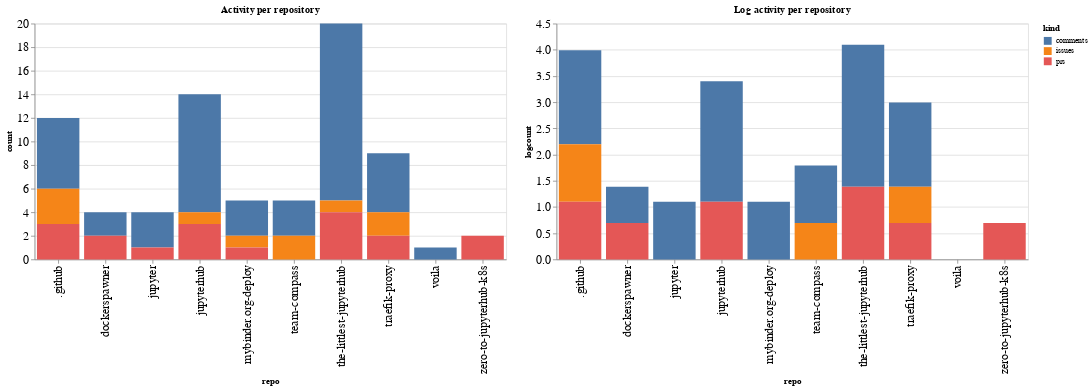

The cell this chart's notebook holds for it:
### Code cell
ch1 = alt.Chart(repo_summaries, width=600, title="Activity per repository").mark_bar().encode(
    x='repo',
    y='count',
    color='kind',
    tooltip="kind"
)

ch2 = alt.Chart(repo_summaries, width=600, title="Log activity per repository").mark_bar().encode(
    x='repo',
    y='logcount',
    color='kind',
    tooltip="kind"
)

ch1 | ch2

### Figure 1 — Vega-Lite specification as saved in the notebook (floating-point values rounded to 4 significant figures)
{"config": {"axisLeft": {"labelFontSize": 15}, "axisBottom": {"labelFontSize": 15}}, "hconcat": [{"mark": "bar", "encoding": {"color": {"type": "nominal", "field": "kind"}, "tooltip": {"type": "nominal", "field": "kind"}, "x": {"type": "nominal", "field": "repo"}, "y": {"type": "quantitative", "field": "count"}}, "title": "Activity per repository", "width": 600}, {"mark": "bar", "encoding": {"color": {"type": "nominal", "field": "kind"}, "tooltip": {"type": "nominal", "field": "kind"}, "x": {"type": "nominal", "field": "repo"}, "y": {"type": "quantitative", "field": "logcount"}}, "title": "Log activity per repository", "width": 600}], "data": {"name": "data-c4827847a48a8233e4b7b812dc211fbd"}, "$schema": "https://vega.github.io/schema/vega-lite/v4.8.1.json", "datasets": {"data-c4827847a48a8233e4b7b812dc211fbd": [{"repo": ".github", "kind": "comments", "count": 6, "logcount": 1.792}, {"repo": ".github", "kind": "issues", "count": 3, "logcount": 1.099}, {"repo": ".github", "kind": "prs", "count": 3, "logcount": 1.099}, {"repo": "dockerspawner", "kind": "comments", "count": 2, "logcount": 0.6931}, {"repo": "dockerspawner", "kind": "prs", "count": 2, "logcount": 0.6931}, {"repo": "jupyter", "kind": "comments", "count": 3, "logcount": 1.099}, {"repo": "jupyter", "kind": "prs", "count": 1, "logcount": 0.0}, {"repo": "jupyterhub", "kind": "comments", "count": 10, "logcount": 2.303}, {"repo": "jupyterhub", "kind": "issues", "count": 1, "logcount": 0.0}, {"repo": "jupyterhub", "kind": "prs", "count": 3, "logcount": 1.099}, {"repo": "mybinder.org-deploy", "kind": "comments", "count": 3, "logcount": 1.099}, {"repo": "mybinder.org-deploy", "kind": "issues", "count": 1, "logcount": 0.0}, {"repo": "mybinder.org-deploy", "kind": "prs", "count": 1, "logcount": 0.0}, {"repo": "team-compass", "kind": "comments", "count": 3, "logcount": 1.099}, {"repo": "team-compass", "kind": "issues", "count": 2, "logcount": 0.6931}, {"repo": "the-littlest-jupyterhub", "kind": "comments", "count": 15, "logcount": 2.708}, {"repo": "the-littlest-jupyterhub", "kind": "issues", "count": 1, "logcount": 0.0}, {"repo": "the-littlest-jupyterhub", "kind": "prs", "count": 4, "logcount": 1.386}, {"repo": "traefik-proxy", "kind": "comments", "count": 5, "logcount": 1.609}, {"repo": "traefik-proxy", "kind": "issues", "count": 2, "logcount": 0.6931}, {"repo": "traefik-proxy", "kind": "prs", "count": 2, "logcount": 0.6931}, {"repo": "voila", "kind": "comments", "count": 1, "logcount": 0.0}, {"repo": "zero-to-jupyterhub-k8s", "kind": "prs", "count": 2, "logcount": 0.6931}]}}
